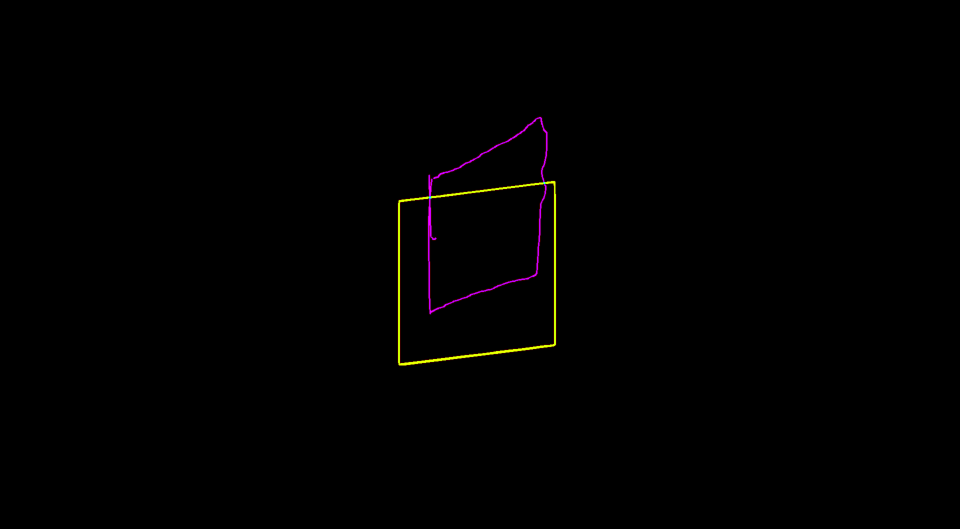
#> input picture data/processed/3d-input-data/Aniela_Sonczewa/Aniela_Sonczewa_test_20260429_101327_36_52_p1.png, 1920 x 1057 px (shown at 1/2 size); its folder holds only this picture in this run
$ jupyter execute --allow-errors data_prep.ipynb
#> lines starting #> are read from the running program, lines starting #| are printed output that depends on the picture
# Przygotowanie danych
Przygotowanie danych wejściowych jako jeden obraz 3 kanałowy złączony z rysunku dziecka + planszy + gradient_difference_map

[cell 1]
import json
import io
import shutil
from pathlib import Path

import cairosvg
import cv2
import numpy as np
from PIL import Image


def setup_directories():
    processed_dir = Path("../data/processed/3d-input-data")
    processed_dir.mkdir(parents=True, exist_ok=True)
    return processed_dir


# [74 lines left out: functions render_svg_to_array, draw_strokes, process_drawing, not called in this run]


def run_preprocessing():
    raw_dir = Path("../data/raw")
    pattern_dir = Path("../data/patterns")
    output_base_dir = setup_directories()

    test_dirs = sorted(raw_dir.glob("*/*"))
    for test_dir in test_dirs:
        summary_path = test_dir / "summary.json"
        if summary_path.exists():
            print(f"Przetwarzanie {test_dir}...")
            with open(summary_path, "r", encoding="utf-8") as f:
                data = json.load(f)
            for drawing in data.get("drawings", []):
                process_drawing(drawing, summary_path, pattern_dir, output_base_dir)


# Uruchom tę komórkę ponownie po zmianie preprocesingu, żeby odtworzyć PNG z poprawnym porządkiem kanałów.
run_preprocessing()

# Analiza błędów (Statystyki)
Wizualizacja średniego błędu (kanał Diff) w zależności od pacjenta i trudności zadania (indeks wzorca).

[cell 2]
import pandas as pd
import seaborn as sns
import matplotlib.pyplot as plt
import re
import numpy as np
import cv2
import cairosvg
import io


def collect_stats(base_dir):
#> called with base_dir = '../data/processed/3d-input-data'
    data = []
    base_path = Path(base_dir)
    for patient_dir in base_path.iterdir():
        if not patient_dir.is_dir(): continue
        patient_name = patient_dir.name
        for img_path in patient_dir.glob("*.png"):
            match = re.search(r'_p(\d+)\.png$', img_path.name)
            if not match: continue
            pattern_idx = int(match.group(1))
            img = cv2.imread(str(img_path))
#> img is the input picture: shape (1057, 1920, 3); mean B, G, R 0.4, 0.7, 1.1
            if img is None: continue
            mean_error = img[:, :, 2].mean()  # Kanał 3 (Diff)
#> mean_error = 1.11
            data.append({'Patient': patient_name, 'Pattern_Index': pattern_idx, 'Mean_Error': mean_error})
    return pd.DataFrame(data)


# Załadowanie statystyk z przetworzonych obrazów
df_stats = collect_stats("../data/processed/3d-input-data")
#> df_stats = table of 2 rows and 3 columns

### 1. Globalna analiza błędu rysowania (Boxploty)
Pokazuje rozkład błędów dla każdego pacjenta. Pacjenci są posortowani według mediany błędu.

[cell 3]
if not df_stats.empty:
    plt.figure(figsize=(14, 6))
    order = df_stats.groupby('Patient')['Mean_Error'].median().sort_values().index
    sns.boxplot(x='Patient', y='Mean_Error', data=df_stats, order=order, palette='viridis')
    plt.xticks(rotation=45)
    plt.title('Rozkład średniego błędu rysowania per Pacjent')
    plt.ylabel('Średni błąd (Gradient Diff)')
    plt.grid(axis='y', linestyle='--', alpha=0.7)
    plt.show()
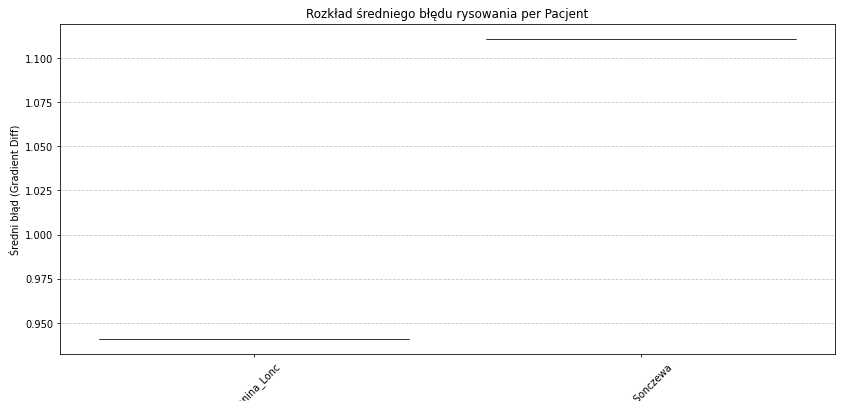
#> figure drawn by matplotlib, 1 panel

### 4. Profil trudności testu (Line Chart)
Pokazuje jak średni błąd zmienia się wraz z kolejnymi (trudniejszymi) wzorcami BVRT.

[cell 4]
if not df_stats.empty:
    plt.figure(figsize=(10, 6))
    difficulty_profile = df_stats.groupby('Pattern_Index')['Mean_Error'].mean().reset_index()
#> difficulty_profile = table of 1 rows and 2 columns
    sns.lineplot(x='Pattern_Index', y='Mean_Error', data=difficulty_profile, marker='o', linewidth=2.5, markersize=8)
    plt.title('Profil trudności testu BVRT (Średni błąd per Figura)')
    plt.xlabel('Indeks wzorca (1-10)')
    plt.ylabel('Średni błąd (Gradient Diff)')
    plt.xticks(range(1, 11))
    plt.grid(True, linestyle='--', alpha=0.7)
    plt.show()
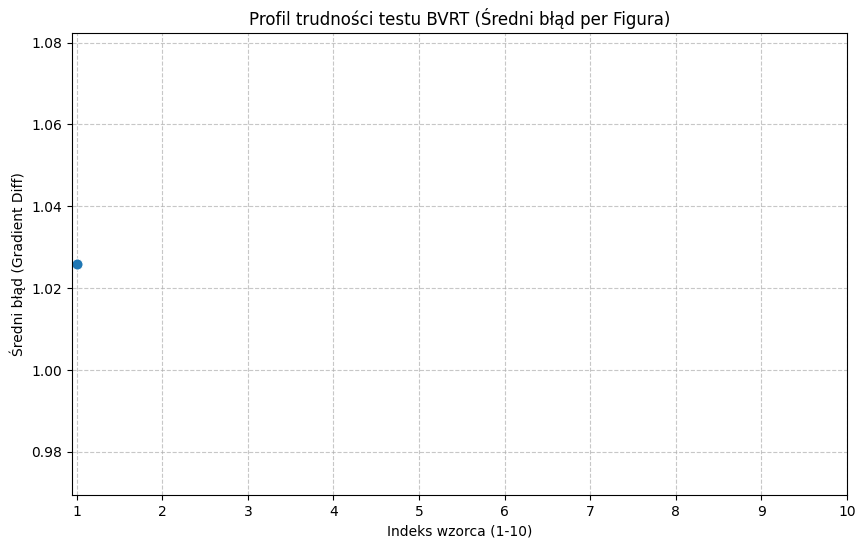
#> figure drawn by matplotlib, 1 panel

# Rurociąg PyTorch (Dataset & DataLoader)
Definicja klasy Dataset, transformacji oraz strategii walidacji Leave-One-Subject-Out (LOSO).

[cell 5]
import json
import random
import re
from pathlib import Path

import numpy as np
import torch
from PIL import Image
from torch.utils.data import Dataset
from torchvision import transforms


ERROR_CATEGORIES = [
    "omissions", "distortions", "perseverations",
    "rotations", "displacements", "relative_size_errors"
]


class ResizeLongSideAndPad:
    """Zachowuje geometrię BVRT: resize dłuższego boku + czarny padding do kwadratu."""

    def __init__(self, size=224, fill=0):
        self.size = size
        self.fill = fill

    # [12 lines left out: function __call__, not called in this run]


class BVRTDataset(Dataset):
    """
    Dataset BVRT dla 3-kanałowego wejścia: R=Child, G=Pattern, B=Diff.
    Target to multi-label 1/0: czy dany typ błędu wystąpił przynajmniej raz.
    """

    # [35 lines left out: function __init__, not called in this run]

    def __len__(self):
        return len(self.samples)

    # [26 lines left out: functions __getitem__, get_labels, get_pos_weights, not called in this run]


def build_transforms(image_size=224):
    normalize = transforms.Normalize(mean=[0.485, 0.456, 0.406], std=[0.229, 0.224, 0.225])
    train_transform = transforms.Compose([
        ResizeLongSideAndPad(size=image_size, fill=0),
        transforms.ColorJitter(brightness=0.05, contrast=0.05),
        transforms.RandomAffine(degrees=1, translate=(0.01, 0.01), scale=(0.99, 1.01), fill=0),
        transforms.ToTensor(),
        normalize,
    ])
    eval_transform = transforms.Compose([
        ResizeLongSideAndPad(size=image_size, fill=0),
        transforms.ToTensor(),
        normalize,
    ])
    return train_transform, eval_transform


#> (the rest of this cell did not finish here and is left out)

### Dobre praktyki dla małych zbiorów medycznych (BVRT)
1. **Zapobieganie Overfittingowi**:
   - Używaj silnej regularyzacji (Dropout przed warstwą FC).
   - Zamrażaj większość wag pre-trained (Transfer Learning).
   - Wczesne zatrzymywanie (Early Stopping) monitorowane na metryce F1 Macro (nie na Loss).
2. **Specyfika Augmentacji**:
   - Unikaj dużych rotacji (> 5-10 stopni) i odbić lustrzanych – w BVRT kierunek i orientacja to kluczowe błędy (`rotations`, `displacements`).
   - `RandomAffine` z bardzo małymi wartościami jest bezpieczniejszy.
3. **Interpretowalność**:
   - Zastosuj Grad-CAM, aby sprawdzić, czy sieć faktycznie "patrzy" na błędy (kanał Diff), czy na artefakty tła.
4. **Walidacja LOSO**:
   - Zawsze raportuj wyniki uśrednione po wszystkich pacjentach (mean over LOSO folds).

# Zaawansowana analiza etykiet
Agregacja danych z plików `labels.json` oraz wizualizacja rozkładu błędów neuropsychologicznych.

[cell 6]
def load_detailed_labels(root_dir):
    import pandas as pd
    import json
    from pathlib import Path

    root_path = Path(root_dir)
    all_errors = []

    # Przeszukujemy foldery pacjentów w poszukiwaniu labels.json
    for labels_file in root_path.glob('*/labels.json'):
        patient_name = labels_file.parent.name
        with open(labels_file, 'r', encoding='utf-8') as f:
            data = json.load(f)
            for d in data['drawings']:
                err_dict = d['errors'].copy()
                err_dict['patient'] = patient_name
                err_dict['drawing_id'] = d['drawing_id']
                err_dict['total_errors'] = d['total_errors']
                all_errors.append(err_dict)

    return pd.DataFrame(all_errors)


# Ładowanie danych
df_labels = load_detailed_labels("../data/processed/3d-input-data")
error_cols = ['omissions', 'distortions', 'perseverations', 'rotations', 'displacements', 'relative_size_errors']

df_labels.head()

### 1. Rozkład typów błędów (Bar Chart)
Łączna liczba wystąpień każdego błędu w całym zbiorze danych.

[cell 7]
if not df_labels.empty:
    # Obliczenie sumy błędów i posortowanie malejąco
    error_counts = df_labels[error_cols].sum().sort_values(ascending=False)

    # 1. WYPISYWANIE TEKSTOWE W NOTEBOOKU
    print("=== LICZBA WYSTĄPIEŃ POSZCZEGÓLNYCH BŁĘDÓW ===")
    for error_type, count in error_counts.items():
        print(f"{error_type:<25}: {int(count)} os.")
    print("=" * 46)

    # 2. WIZUALIZACJA GRAPH
    plt.figure(figsize=(10, 6))

    # Przypisujemy wykres do zmiennej 'ax', aby móc nim manipulować
    ax = sns.barplot(x=error_counts.values, y=error_counts.index, palette='magma')

    # Dodanie wartości liczbowych na końcach słupków
    ax.bar_label(ax.containers[0], fmt='%d', padding=5)

    plt.title('Częstość występowania typów błędów (Suma)')
    plt.xlabel('Liczba błędów')
    plt.ylabel('Typ błędu')

    # Lekkie zwiększenie limitu osi X, aby wartości tekstowe bar_label nie wychodziły poza wykres
    plt.xlim(0, error_counts.max() * 1.1)

    plt.grid(axis='x', linestyle='--', alpha=0.6)
    plt.show()

### 2. Korelacja między typami błędów (Heatmap)
Jak silnie poszczególne błędy współwystępują ze sobą.

[cell 8]
if not df_labels.empty:
    plt.figure(figsize=(10, 8))
    sns.heatmap(df_labels[error_cols].corr(), annot=True, cmap='coolwarm', fmt='.2f', square=True)
    plt.title('Macierz korelacji między typami błędów')
    plt.show()

### 3. Profil błędów per Figura (Grouped Bar Chart)
Analiza trudności każdego z 10 wzorców BVRT.

[cell 9]
if not df_labels.empty:
    df_melted = df_labels.melt(id_vars=['drawing_id'], value_vars=error_cols, var_name='error_type', value_name='count')
    plt.figure(figsize=(14, 7))
    sns.barplot(x='drawing_id', y='count', hue='error_type', data=df_melted, estimator=np.sum, errorbar=None)
    plt.title('Suma błędów danego typu dla każdej z 10 figur BVRT')
    plt.xlabel('Indeks figury (1-10)')
    plt.ylabel('Łączna liczba błędów')
    plt.legend(title='Typ błędu', bbox_to_anchor=(1.05, 1), loc='upper left')
    plt.grid(axis='y', linestyle='--', alpha=0.5)
    plt.show()

# Budowa modelu ResNet18 (Transfer Learning)
Definicja architektury sieci ResNet18 z zamrożonymi warstwami bazowymi i nową głową klasyfikacyjną dla zadania multi-label.

[cell 10]
import torch
import torch.nn as nn
from torchvision.models import resnet18, ResNet18_Weights


class ResNet18Transfer(nn.Module):
    """ResNet18 transfer learning baseline dla BVRT multi-label classification."""

    # [30 lines left out: functions __init__, freeze_backbone_batchnorm, not called in this run]

    def forward(self, x):
        return self.model(x)

### Konfiguracja procesu uczenia
Ustawienie funkcji straty BCEWithLogitsLoss oraz optymalizatora Adam tylko dla parametrów ostatniej warstwy.

[cell 11]
import csv
from pathlib import Path
from typing import Any, Dict, List, Sequence, Tuple

import numpy as np
from sklearn.metrics import accuracy_score, f1_score, hamming_loss, precision_recall_fscore_support


class BVRTTrainer:
    # [39 lines left out: functions __init__, train_one_epoch, evaluate, not called in this run]


def set_seed(seed):
#> called with seed = 42
    random.seed(seed)
    np.random.seed(seed)
    torch.manual_seed(seed)
#> (this line was passed over: torch is not available in this run)
    torch.cuda.manual_seed_all(seed)
#> (this line was passed over: torch is not available in this run)
